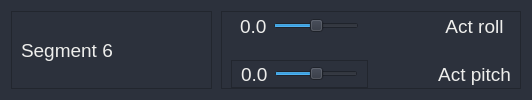
                     <widget class="QFrame" name="frame_joint_seg6_row">
                      <property name="minimumSize">
                       <size>
                        <width>0</width>
                        <height>0</height>
                       </size>
                      </property>
                      <property name="maximumSize">
                       <size>
                        <width>16777215</width>
                        <height>16777215</height>
                       </size>
                      </property>
                      <property name="styleSheet">
                       <string notr="true">background-color: rgb(44, 49, 60);</string>
                      </property>
                      <property name="frameShape">
                       <enum>QFrame::NoFrame</enum>
                      </property>
                      <property name="frameShadow">
                       <enum>QFrame::Plain</enum>
                      </property>
                      <layout class="QHBoxLayout" name="horizontalLayout_11">
                       <property name="spacing">
                        <number>9</number>
                       </property>
                       <item>
                        <widget class="QFrame" name="frame_joint_seg1_ID_6">
                         <property name="minimumSize">
                          <size>
                           <width>201</width>
                           <height>0</height>
                          </size>
                         </property>
                         <property name="maximumSize">
                          <size>
                           <width>156</width>
                           <height>16777215</height>
                          </size>
                         </property>
                         <property name="frameShape">
                          <enum>QFrame::StyledPanel</enum>
                         </property>
                         <property name="frameShadow">
                          <enum>QFrame::Raised</enum>
                         </property>
                         <layout class="QHBoxLayout" name="horizontalLayout_30">
                          <property name="topMargin">
                           <number>0</number>
                          </property>
                          <property name="rightMargin">
                           <number>9</number>
                          </property>
                          <property name="bottomMargin">
                           <number>0</number>
                          </property>
                          <item>
                           <widget class="QLabel" name="label_23">
                            <property name="minimumSize">
                             <size>
                              <width>0</width>
                              <height>0</height>
                             </size>
                            </property>
                            <property name="font">
                             <font>
                              <pointsize>14</pointsize>
                             </font>
                            </property>
                            <property name="styleSheet">
                             <string notr="true">color: rgb(238, 238, 236);</string>
                            </property>
                            <property name="text">
                             <string>Segment 6</string>
                            </property>
                           </widget>
                          </item>
                         </layout>
                        </widget>
                       </item>
                       <item>
                        <widget class="QFrame" name="frame_joints_seg1_6">
                         <property name="frameShape">
                          <enum>QFrame::StyledPanel</enum>
                         </property>
                         <property name="frameShadow">
                          <enum>QFrame::Raised</enum>
                         </property>
                         <layout class="QGridLayout" name="gridLayout_8">
                          <property name="topMargin">
                           <number>0</number>
                          </property>
                          <property name="bottomMargin">
                           <number>0</number>
                          </property>
                          <property name="horizontalSpacing">
                           <number>70</number>
                          </property>
                          <property name="verticalSpacing">
                           <number>20</number>
                          </property>
                          <item row="0" column="1">
                           <widget class="QFrame" name="frame_joint_seg1_setRoll_6">
                            <property name="minimumSize">
                             <size>
                              <width>0</width>
                              <height>0</height>
                             </size>
                            </property>
                            <property name="maximumSize">
                             <size>
                              <width>500</width>
                              <height>16777215</height>
                             </size>
                            </property>
                            <property name="frameShape">
                             <enum>QFrame::NoFrame</enum>
                            </property>
                            <property name="frameShadow">
                             <enum>QFrame::Plain</enum>
                            </property>
                            <layout class="QHBoxLayout" name="horizontalLayout_31">
                             <property name="topMargin">
                              <number>0</number>
                             </property>
                             <property name="bottomMargin">
                              <number>0</number>
                             </property>
                             <item>
                              <widget class="QLabel" name="label_seg1_setRoll_slider_6">
                               <property name="font">
                                <font>
                                 <pointsize>14</pointsize>
                                </font>
                               </property>
                               <property name="styleSheet">
                                <string notr="true">color: rgb(238, 238, 236);</string>
                               </property>
                               <property name="text">
                                <string>0.0</string>
                               </property>
                              </widget>
                             </item>
                             <item>
                              <widget class="QSlider" name="Slider_seg6_setRoll">
                               <property name="maximumSize">
                                <size>
                                 <width>16777215</width>
                                 <height>16777215</height>
                                </size>
                               </property>
                               <property name="minimum">
                                <number>-20</number>
                               </property>
                               <property name="maximum">
                                <number>20</number>
                               </property>
                               <property name="orientation">
                                <enum>Qt::Horizontal</enum>
                               </property>
                              </widget>
                             </item>
                            </layout>
                           </widget>
                          </item>
                          <item row="0" column="2">
                           <widget class="QLabel" name="Label_Seg6_ActRoll">
                            <property name="font">
                             <font>
                              <pointsize>14</pointsize>
                             </font>
                            </property>
                            <property name="layoutDirection">
                             <enum>Qt::LeftToRight</enum>
                            </property>
                            <property name="styleSheet">
                             <string notr="true">color: rgb(238, 238, 236);</string>
                            </property>
                            <property name="text">
                             <string>Act roll</string>
                            </property>
                            <property name="alignment">
                             <set>Qt::AlignCenter</set>
                            </property>
                           </widget>
                          </item>
                          <item row="1" column="2">
                           <widget class="QLabel" name="Label_Seg6_ActPitch">
                            <property name="font">
                             <font>
                              <pointsize>14</pointsize>
                             </font>
                            </property>
                            <property name="styleSheet">
                             <string notr="true">color: rgb(238, 238, 236);</string>
                            </property>
                            <property name="text">
                             <string>Act pitch</string>
                            </property>
                            <property name="alignment">
                             <set>Qt::AlignCenter</set>
                            </property>
                           </widget>
                          </item>
                          <item row="1" column="1">
                           <widget class="QFrame" name="frame_joint_seg1_setPitch_6">
                            <property name="maximumSize">
                             <size>
                              <width>500</width>
                              <height>16777215</height>
                             </size>
                            </property>
                            <property name="frameShape">
                             <enum>QFrame::StyledPanel</enum>
                            </property>
                            <property name="frameShadow">
                             <enum>QFrame::Raised</enum>
                            </property>
                            <layout class="QHBoxLayout" name="horizontalLayout_32">
                             <property name="topMargin">
                              <number>0</number>
                             </property>
                             <property name="bottomMargin">
                              <number>0</number>
                             </property>
                             <item>
                              <widget class="QLabel" name="label_seg1_setPitch_slider_6">
                               <property name="font">
                                <font>
                                 <pointsize>14</pointsize>
                                </font>
                               </property>
                               <property name="styleSheet">
                                <string notr="true">color: rgb(238, 238, 236);</string>
                               </property>
                               <property name="text">
                                <string>0.0</string>
                               </property>
                              </widget>
                             </item>
                             <item>
                              <widget class="QSlider" name="Slider_seg6_setPitch">
                               <property name="maximumSize">
                                <size>
                                 <width>16777215</width>
                                 <height>16777215</height>
                                </size>
                               </property>
                               <property name="minimum">
                                <number>-20</number>
                               </property>
                               <property name="maximum">
                                <number>20</number>
                               </property>
                               <property name="orientation">
                                <enum>Qt::Horizontal</enum>
                               </property>
                              </widget>
                             </item>
                            </layout>
                           </widget>
                          </item>
                         </layout>
                        </widget>
                       </item>
                      </layout>
                     </widget>
